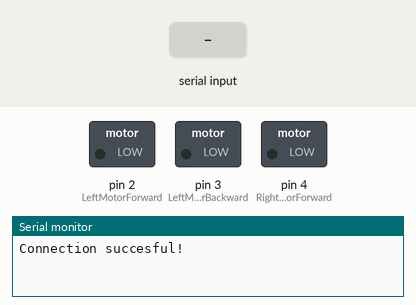
Bench run of a sketch on a simulated Arduino Uno, built with avr-gcc and run on an emulated ATmega328P. On the bench: switched loads named in the sketch (green lamp = pin HIGH), the last lines printed to the serial monitor. The test bench sets the inputs (shaded band).

Above: at 1.2 s.
1.3 s: "w" received over Serial
At 2.5 s:
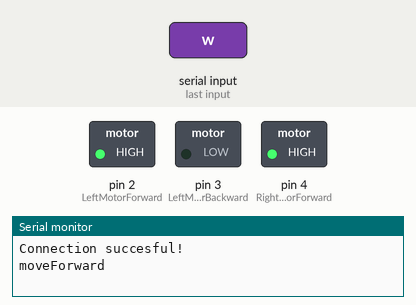
2.8 s: "s" received over Serial
At 3.8 s:
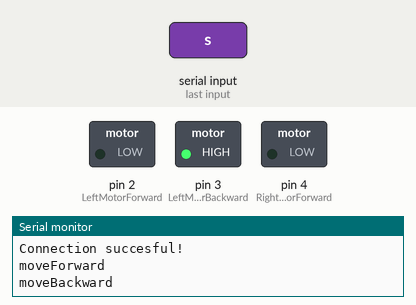
4.3 s: "a" received over Serial
At 5.0 s:
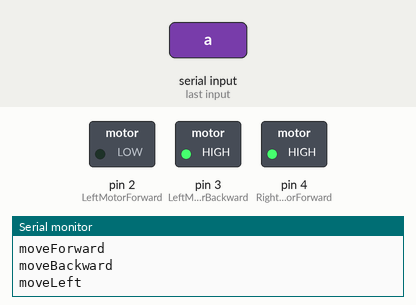
5.8 s: "d" received over Serial
At 6.1 s:
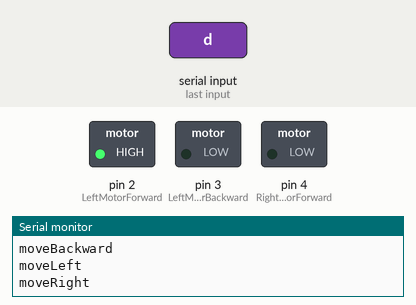
Timing chart, 0 to 8.3 s (numbered marks = the images above; inputs shaded):
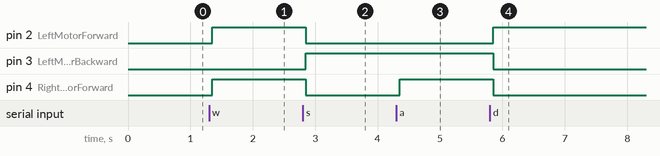

The sketch:

Motor_stuff.ino
```cpp
const int LeftMotorForward = 2;
const int LeftMotorBackward = 3;
const int RightMotorForward = 4;
const int RightMotorBackward = 5;

void setup()
{
  // put your setup code here, to run once:
  Serial.begin(11, 10);

  pinMode(LeftMotorForward, OUTPUT);
  pinMode(LeftMotorBackward, OUTPUT);
  pinMode(RightMotorForward, OUTPUT);
  pinMode(RightMotorForward, OUTPUT);
  Serial.println("Connection succesful!");

}

void loop() {
  // put your main code here, to run repeatedly:
  if(Serial.available() > 0)
  {
    int data = Serial.read();
    switch(data)
    {
      case 'w' : moveForward(); break;
      case 's' : moveBackward(); break;
      case 'a' : moveLeft(); break;
      case 'd' : moveRight(); break;
      case 'e' : moveStop(); break;
      default  : break;
    }
  }
  delay(50);
}

//Deze functie laat de robot naar voor rijden
void moveForward()
{
  Serial.println("moveForward");
  digitalWrite(LeftMotorBackward, LOW);
  digitalWrite(LeftMotorForward, HIGH);
  digitalWrite(RightMotorBackward, LOW);
  digitalWrite(RightMotorForward, HIGH);
}

//Deze functie laat de robot naar achter rijden
void moveBackward()
{
  Serial.println("moveBackward");
  digitalWrite(LeftMotorForward, LOW);
  digitalWrite(LeftMotorBackward, HIGH);
  digitalWrite(RightMotorForward, LOW);
  digitalWrite(RightMotorBackward, HIGH);
}

//Deze functie laat de robot naar links gaan
void moveLeft()
{
  Serial.println("moveLeft");
  digitalWrite(LeftMotorForward, LOW);
  digitalWrite(LeftMotorBackward, HIGH);
  digitalWrite(RightMotorBackward, LOW);
  digitalWrite(RightMotorForward, HIGH);
}

//Deze functie laat de robot naar rechts gaan
void moveRight()
{
  Serial.println("moveRight");
  digitalWrite(LeftMotorBackward, LOW);
  digitalWrite(LeftMotorForward, HIGH);
  digitalWrite(RightMotorForward, LOW);
  digitalWrite(RightMotorBackward, HIGH);
}

//Deze functie laat de robot stoppen
void moveStop()
{
  Serial.println("moveStop");
  digitalWrite(LeftMotorBackward, LOW);
  digitalWrite(LeftMotorForward, LOW);
  digitalWrite(RightMotorForward, LOW);
  digitalWrite(RightMotorBackward, LOW);
}
```

Measured:
- after the input at 1.3 s, pin 2 (LeftMotorForward), pin 4 (RightMotorForward): LOW → HIGH after 0.05 s
- after the input at 2.8 s, pin 2 (LeftMotorForward), pin 4 (RightMotorForward): HIGH → LOW after 0.05 s; pin 3 (LeftMotorBackward): LOW → HIGH after 0.05 s
- after the input at 4.3 s, pin 4 (RightMotorForward): LOW → HIGH after 0.05 s
- after the input at 5.8 s, pin 2 (LeftMotorForward): LOW → HIGH after 0.05 s; pin 3 (LeftMotorBackward), pin 4 (RightMotorForward): HIGH → LOW after 0.05 s
